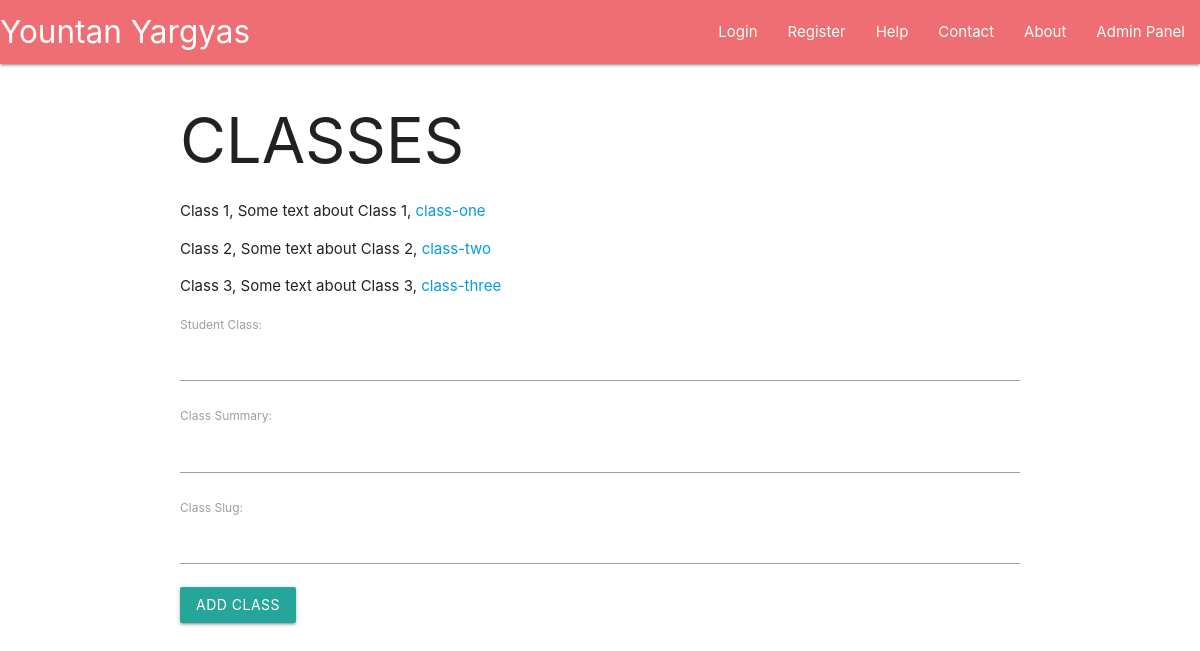
The page /classes/ on the database as committed earlier.
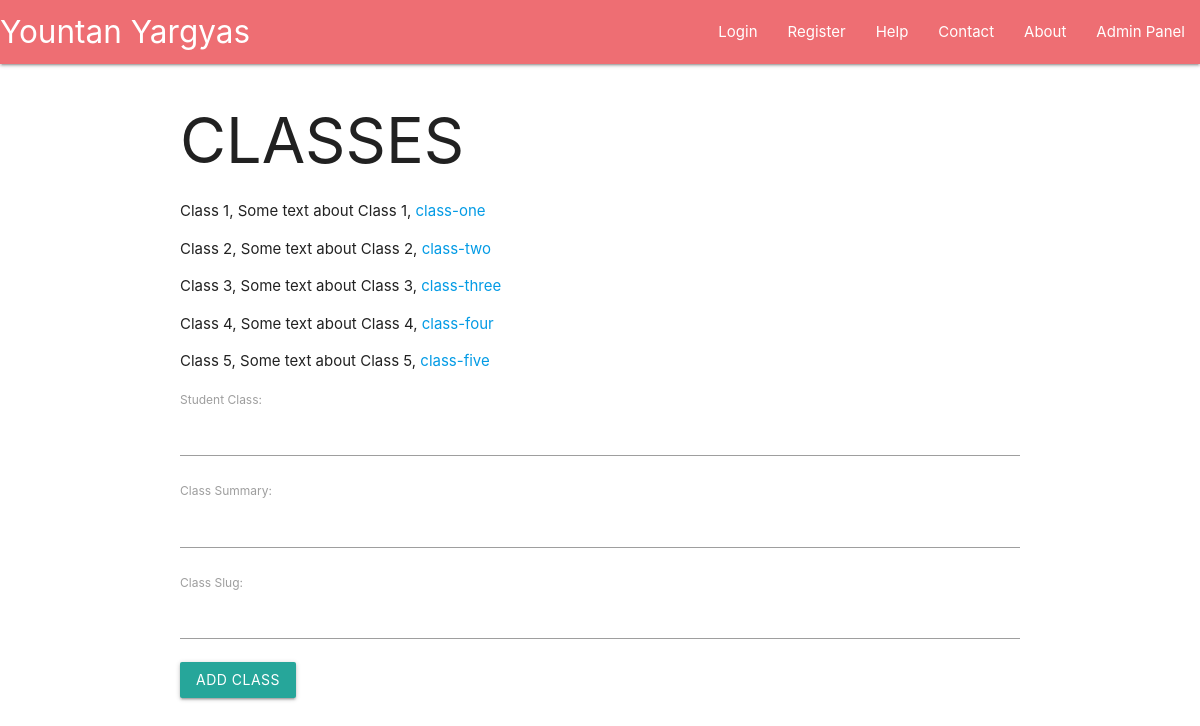
The same page on the database as committed later.
### main/models.py (models this page shows, shortened)
class StudentClass(models.Model):
    student_class = models.CharField(max_length=100)
    class_summary = models.CharField(max_length=500)
    class_slug = models.CharField(max_length=100)
    class Meta:
        verbose_name_plural = "Classes"

### main/views.py (the view, shortened to what this page needs)
# urls.py: path("classes/", views.student_classes, name="classes"),
def student_classes(request):
    form = AddClass()
    return render(
        request=request,
        template_name="main/classes.html",
        context={"student_classes": StudentClass.objects.all, "form": form}
        )

### main/forms.py
class AddClass(forms.ModelForm):
    class Meta:
        model = StudentClass
        fields = ["student_class", "class_summary", "class_slug"]
        labels = {"student_class": "Student Class", "class_summary": "Class Summary", "class_slug": "Class Slug"}

### main/templates/main/classes.html (shortened to what this page needs)
{% extends "Main/header.html" %}
{% block content %}
    <h1>CLASSES</h1>
    {% for class in student_classes %}
        <p>{{ class.student_class }}, {{ class.class_summary }}, <a href="/classes/{{ class.class_slug }}">{{ class.class_slug }}</a></p>
    {% endfor %}
    <form method="POST">
        {{ form.as_p }}
        <button type="submit" class="btn">Add Class</button>
    </form>
{% endblock %}

Rows that differ between the two databases and show on the page:
added StudentClass: student_class "Class 4", class_summary "Some text about Class 4", class_slug "class-four"
added StudentClass: student_class "Class 5", class_summary "Some text about Class 5", class_slug "class-five"
